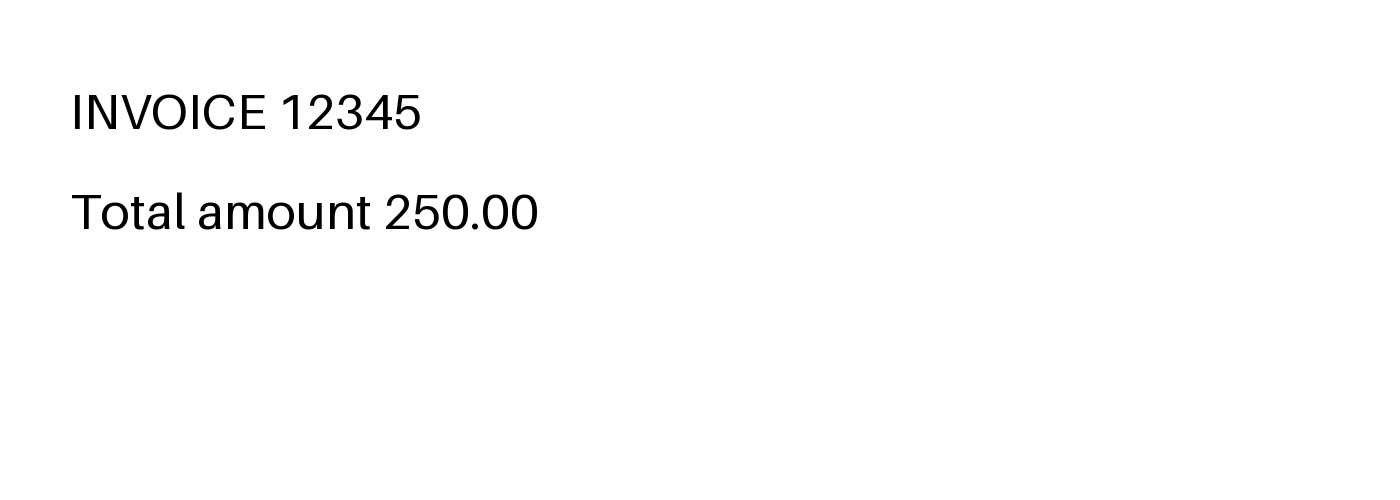
#> input picture frontend/tests/fixtures/invoice.png, 1400 x 500 px
$ python -i document_layout.py   (imports and definitions only)
#> lines starting #> are read from the running program, lines starting #| are printed output that depends on the picture; after the words box and inside, x2 and y2 are one past the last pixel; in counts of white or black regions, pixels touching at a corner belong together
#> further down, picture is the input picture: PIL image 1400x500 RGB; min 0, max 255, mean 252
"""Conservative photo correction and ruled-table geometry, independent of OCR engine."""
from __future__ import annotations

import math
import cv2
import numpy as np
from PIL import Image


# [87 lines left out: functions _ordered_quad, correct_photo, normalize_lighting, _cluster, not called in this run]


def detect_tables(image):
    """Find enclosed ruled cells, including rectangular merged cells. Never infer missing text."""
    gray = np.asarray(image.convert('L'))
    height, width = gray.shape
#> height = 500; width = 1400
    empty_mask = np.zeros_like(gray)
    if min(height, width) < 100:
        return [], empty_mask
    ink = cv2.adaptiveThreshold(gray, 255, cv2.ADAPTIVE_THRESH_GAUSSIAN_C, cv2.THRESH_BINARY_INV, 35, 15)
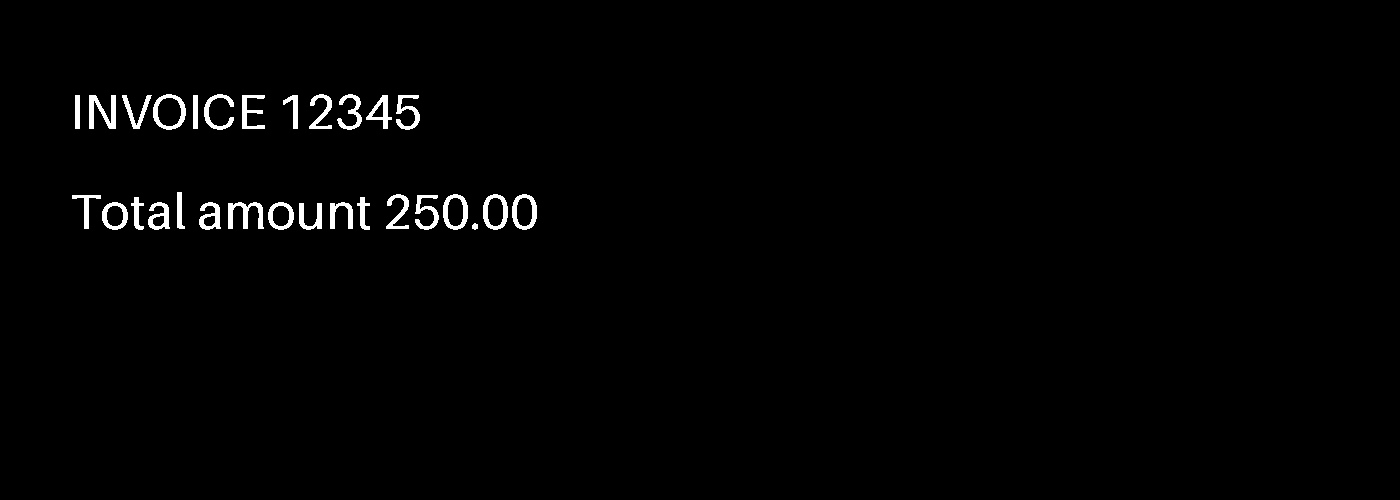
#> ink: shape (500, 1400); 1.3% white; 29 white regions, largest, box (x1, y1, x2, y2) and area: (89, 95, 116, 129) 482, (228, 202, 264, 229) 454, (153, 94, 186, 130) 419
    horizontal = cv2.morphologyEx(ink, cv2.MORPH_OPEN, cv2.getStructuringElement(cv2.MORPH_RECT, (max(30, width // 35), 1)))
#> horizontal: shape (500, 1400); every value is 0
    vertical = cv2.morphologyEx(ink, cv2.MORPH_OPEN, cv2.getStructuringElement(cv2.MORPH_RECT, (1, max(25, height // 60))))
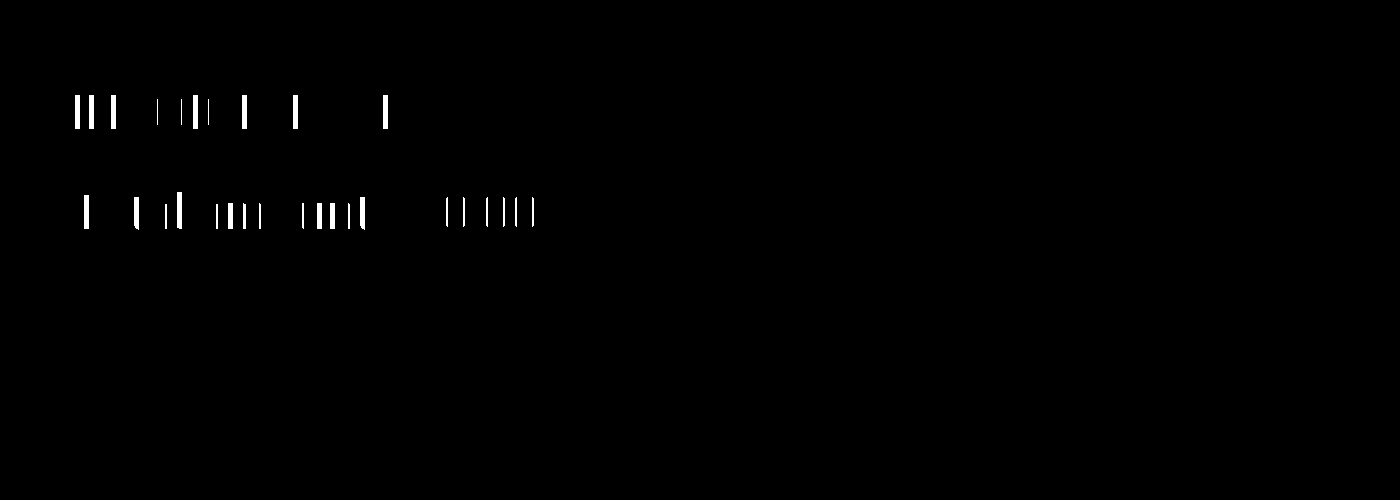
#> vertical: shape (500, 1400); 0.43% white; 29 white regions, largest, box (x1, y1, x2, y2) and area: (177, 192, 182, 229) 183, (75, 95, 80, 129) 170, (89, 95, 94, 129) 170
    grid = cv2.bitwise_or(horizontal, vertical)
    grid = cv2.morphologyEx(grid, cv2.MORPH_CLOSE, np.ones((3, 3), np.uint8))
    component_count, labels, stats, _ = cv2.connectedComponentsWithStats(grid)
#> labels: shape (500, 1400) int32; 30 distinct labels, from 0 to 29
#> component_count = 30; stats = 30 rows, first 6: [0, 0, 1400, 500, 696998], [75, 95, 5, 34, 170], [89, 95, 5, 34, 170], [111, 95, 5, 34, 170], [193, 95, 5, 34, 170], [242, 95, 5, 34, 170]
    tables = []
    accepted_mask = empty_mask.copy()
    for component in sorted(range(1, component_count), key=lambda index: stats[index, cv2.CC_STAT_TOP]):
        x, y, w, h = map(int, stats[component, :4])
        if w < width * 0.25 or h < 50 or w * h < width * height * 0.012:
            continue
        region = np.where(labels[y:y + h, x:x + w] == component, 255, 0).astype(np.uint8)
        contours, hierarchy = cv2.findContours(region, cv2.RETR_TREE, cv2.CHAIN_APPROX_SIMPLE)
        boxes = []
        if hierarchy is None:
            continue
        for i, contour in enumerate(contours):
            parent = hierarchy[0][i][3]
            if parent < 0 or hierarchy[0][parent][3] >= 0:
                continue  # Only holes enclosed directly by the outer grid.
            cx, cy, cw, ch = cv2.boundingRect(contour)
            if cw < 12 or ch < 12 or cv2.contourArea(contour) / (cw * ch) < 0.75:
                continue
            boxes.append((x + cx, y + cy, x + cx + cw - 1, y + cy + ch - 1))
        if len(boxes) < 4 or len(boxes) > 500:
            continue
        tolerance = max(4, min(10, width // 250))
        xs = _cluster([value for box in boxes for value in (box[0], box[2])], tolerance)
        ys = _cluster([value for box in boxes for value in (box[1], box[3])], tolerance)
        if not 3 <= len(xs) <= 31 or not 3 <= len(ys) <= 101:
            continue
        cells, occupied = [], set()
        valid = True
        for left, top, right, bottom in sorted(boxes, key=lambda box: (box[1], box[0])):
            col, end_col = [min(range(len(xs)), key=lambda i: abs(xs[i] - value)) for value in (left, right)]
            row, end_row = [min(range(len(ys)), key=lambda i: abs(ys[i] - value)) for value in (top, bottom)]
            if row == end_row or col == end_col:
                valid = False
                break
            positions = {(r, c) for r in range(row, end_row) for c in range(col, end_col)}
            if occupied & positions:
                valid = False
                break
            occupied |= positions
            cells.append({'row': row, 'column': col, 'row_span': end_row - row, 'column_span': end_col - col,
                          'text': '', 'confidence': None, 'box': [left, top, right, bottom]})
        if not valid or len(occupied) != (len(xs) - 1) * (len(ys) - 1):
            continue  # Broken or ambiguous borders: don't invent a rectangular table.
        tables.append({'rows': len(ys) - 1, 'columns': len(xs) - 1, 'cells': cells, 'box': [x, y, x + w, y + h]})
        accepted_mask[y:y + h, x:x + w] = region
        if len(tables) >= 10:
            break
#> this loop made 29 passes
#> (x, y, w, h) on passes 1 to 12: (75, 95, 5, 34), (89, 95, 5, 34), (111, 95, 5, 34), (193, 95, 5, 34), (242, 95, 5, 34), (293, 95, 5, 34), (383, 95, 5, 34), (157, 99, 1, 26), (181, 99, 1, 26), (208, 99, 1, 26), (177, 192, 5, 37), (84, 195, 5, 34)
#> after the loop, tables = []
    return tables, accepted_mask


# [22 lines left out: function fill_tables, not called in this run]

>>> from PIL import Image
>>> picture = Image.open('../frontend/tests/fixtures/invoice.png')
>>> result = detect_tables(picture)
